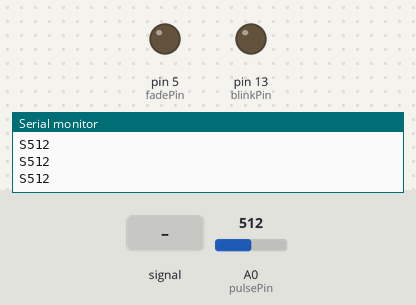
Bench run of a sketch on a simulated Arduino Uno, built with avr-gcc and run on an emulated ATmega328P. Parts: output pins drawn as LEDs (lit = HIGH), the last lines printed to the serial monitor. Dashed ring = blinking. The test bench sets the inputs (shaded band); at power-on: A0 (pulsePin) = 512.

Above: at 1.2 s.
1.3 s: A0 (pulsePin) fed a 200 Hz sine of ±81 counts around its level
At 2.23 s:
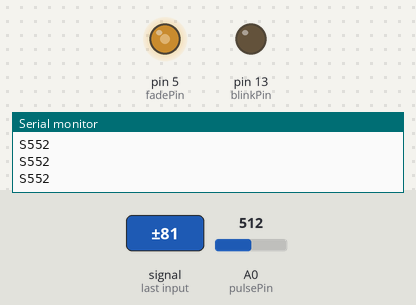
4.3 s: A0 (pulsePin) set to 513
At 7.09 s:
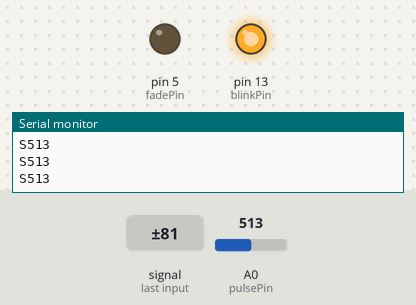
7.3 s: A0 (pulsePin) fed a 2 Hz sine of ±306 counts around its level
At 7.71 s:
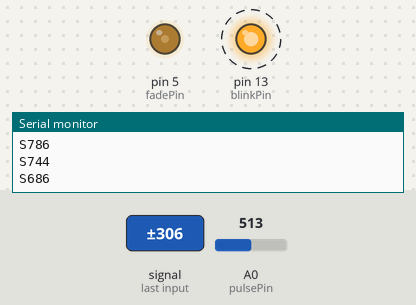
10.3 s: A0 (pulsePin) fed a 50 Hz sine of ±306 counts around its level
At 12.14 s:
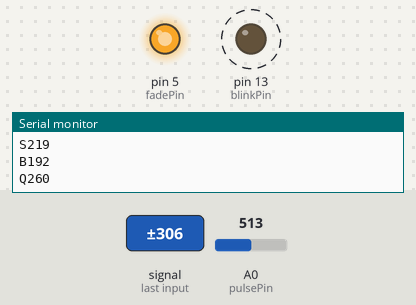
13.3 s: A0 (pulsePin) set to 306
At 14.5 s:
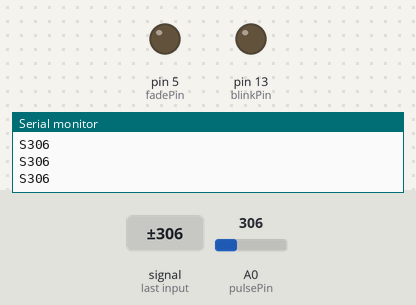
15.0 s: A0 (pulsePin) set to 522
At 15.15 s:
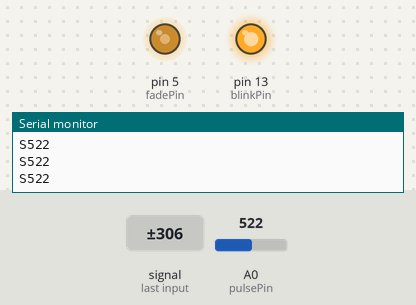
Timing chart, 0 to 17.8 s (numbered marks = the images above; inputs shaded):
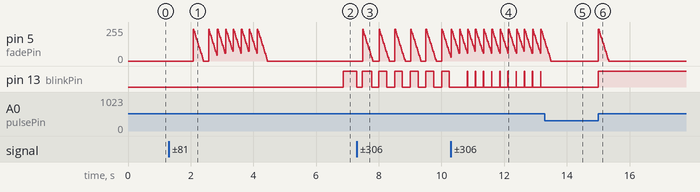

The sketch:

PulseSensorAmped_Arduino.ino
```cpp
/*
>> Pulse Sensor Amped 1.1 <<
This code is for Pulse Sensor Amped by Joel Murphy and Yury Gitman
    www.pulsesensor.com
    >>> Pulse Sensor purple wire goes to Analog Pin 0 <<<
Pulse Sensor sample aquisition and processing happens in the background via Timer 2 interrupt. 2mS sample rate.
PWM on pins 3 and 11 will not work when using this code, because we are using Timer 2!
The following variables are automatically updated:
Signal :    int that holds the analog signal data straight from the sensor. updated every 2mS.
IBI  :      int that holds the time interval between beats. 2mS resolution.
BPM  :      int that holds the heart rate value, derived every beat, from averaging previous 10 IBI values.
QS  :       boolean that is made true whenever Pulse is found and BPM is updated. User must reset.
Pulse :     boolean that is true when a heartbeat is sensed then false in time with pin13 LED going out.

This code is designed with output serial data to Processing sketch "PulseSensorAmped_Processing-xx"
The Processing sketch is a simple data visualizer.
All the work to find the heartbeat and determine the heartrate happens in the code below.
Pin 13 LED will blink with heartbeat.
If you want to use pin 13 for something else, adjust the interrupt handler
It will also fade an LED on pin fadePin with every beat. Put an LED and series resistor from fadePin to GND.
Check here for detailed code walkthrough:
http://pulsesensor.myshopify.com/pages/pulse-sensor-amped-arduino-v1dot1

Code Version 02 by Joel Murphy & Yury Gitman  Fall 2012
This update changes the HRV variable name to IBI, which stands for Inter-Beat Interval, for clarity.
Switched the interrupt to Timer2.  500Hz sample rate, 2mS resolution IBI value.
Fade LED pin moved to pin 5 (use of Timer2 disables PWM on pins 3 & 11).
Tidied up inefficiencies since the last version.
*/


//  VARIABLES
int pulsePin = 0;                 // Pulse Sensor purple wire connected to analog pin 0
int blinkPin = 13;                // pin to blink led at each beat
int fadePin = 5;                  // pin to do fancy classy fading blink at each beat
int fadeRate = 0;                 // used to fade LED on with PWM on fadePin


// these variables are volatile because they are used during the interrupt service routine!
volatile int BPM;                   // used to hold the pulse rate
volatile int Signal;                // holds the incoming raw data
volatile int IBI = 600;             // holds the time between beats, the Inter-Beat Interval
volatile boolean Pulse = false;     // true when pulse wave is high, false when it's low
volatile boolean QS = false;        // becomes true when Arduoino finds a beat.


void setup(){
  pinMode(blinkPin,OUTPUT);         // pin that will blink to your heartbeat!
  pinMode(fadePin,OUTPUT);          // pin that will fade to your heartbeat!
  Serial.begin(115200);             // we agree to talk fast!
  interruptSetup();                 // sets up to read Pulse Sensor signal every 2mS
   // UN-COMMENT THE NEXT LINE IF YOU ARE POWERING The Pulse Sensor AT LOW VOLTAGE,
   // AND APPLY THAT VOLTAGE TO THE A-REF PIN
   //analogReference(EXTERNAL);
}


void loop(){
  sendDataToProcessing('S', Signal);     // send Processing the raw Pulse Sensor data
  if (QS == true){                       // Quantified Self flag is true when arduino finds a heartbeat
        fadeRate = 255;                  // Set 'fadeRate' Variable to 255 to fade LED with pulse
        sendDataToProcessing('B',BPM);   // send heart rate with a 'B' prefix
        sendDataToProcessing('Q',IBI);   // send time between beats with a 'Q' prefix
        QS = false;                      // reset the Quantified Self flag for next time
     }

  ledFadeToBeat();

  delay(20);                             //  take a break
}


void ledFadeToBeat(){
    fadeRate -= 15;                         //  set LED fade value
    fadeRate = constrain(fadeRate,0,255);   //  keep LED fade value from going into negative numbers!
    analogWrite(fadePin,fadeRate);          //  fade LED
  }


void sendDataToProcessing(char symbol, int data ){
    Serial.print(symbol);                // symbol prefix tells Processing what type of data is coming
    Serial.println(data);                // the data to send culminating in a carriage return
  }
```

Interrupt.ino
```cpp
volatile int rate[10];                    // used to hold last ten IBI values
volatile unsigned long sampleCounter = 0;          // used to determine pulse timing
volatile unsigned long lastBeatTime = 0;           // used to find the inter beat interval
volatile int P =512;                      // used to find peak in pulse wave
volatile int T = 512;                     // used to find trough in pulse wave
volatile int thresh = 512;                // used to find instant moment of heart beat
volatile int amp = 100;                   // used to hold amplitude of pulse waveform
volatile boolean firstBeat = true;        // used to seed rate array so we startup with reasonable BPM
volatile boolean secondBeat = true;       // used to seed rate array so we startup with reasonable BPM


void interruptSetup(){
  // Initializes Timer2 to throw an interrupt every 2mS.
  TCCR2A = 0x02;     // DISABLE PWM ON DIGITAL PINS 3 AND 11, AND GO INTO CTC MODE
  TCCR2B = 0x06;     // DON'T FORCE COMPARE, 256 PRESCALER
  OCR2A = 0X7C;      // SET THE TOP OF THE COUNT TO 124 FOR 500Hz SAMPLE RATE
  TIMSK2 = 0x02;     // ENABLE INTERRUPT ON MATCH BETWEEN TIMER2 AND OCR2A
  sei();             // MAKE SURE GLOBAL INTERRUPTS ARE ENABLED
}


// THIS IS THE TIMER 2 INTERRUPT SERVICE ROUTINE.
// Timer 2 makes sure that we take a reading every 2 miliseconds
ISR(TIMER2_COMPA_vect){                         // triggered when Timer2 counts to 124
    cli();                                      // disable interrupts while we do this
    Signal = analogRead(pulsePin);              // read the Pulse Sensor
    sampleCounter += 2;                         // keep track of the time in mS with this variable
    int N = sampleCounter - lastBeatTime;       // monitor the time since the last beat to avoid noise

//  find the peak and trough of the pulse wave
    if(Signal < thresh && N > (IBI/5)*3){       // avoid dichrotic noise by waiting 3/5 of last IBI
        if (Signal < T){                        // T is the trough
            T = Signal;                         // keep track of lowest point in pulse wave
         }
       }

    if(Signal > thresh && Signal > P){          // thresh condition helps avoid noise
        P = Signal;                             // P is the peak
       }                                        // keep track of highest point in pulse wave

  //  NOW IT'S TIME TO LOOK FOR THE HEART BEAT
  // signal surges up in value every time there is a pulse
if (N > 250){                                   // avoid high frequency noise
  if ( (Signal > thresh) && (Pulse == false) && (N > (IBI/5)*3) ){
    Pulse = true;                               // set the Pulse flag when we think there is a pulse
    digitalWrite(blinkPin,HIGH);                // turn on pin 13 LED
    IBI = sampleCounter - lastBeatTime;         // measure time between beats in mS
    lastBeatTime = sampleCounter;               // keep track of time for next pulse

         if(firstBeat){                         // if it's the first time we found a beat, if firstBeat == TRUE
             firstBeat = false;                 // clear firstBeat flag
             return;                            // IBI value is unreliable so discard it
            }
         if(secondBeat){                        // if this is the second beat, if secondBeat == TRUE
            secondBeat = false;                 // clear secondBeat flag
               for(int i=0; i<=9; i++){         // seed the running total to get a realisitic BPM at startup
                    rate[i] = IBI;
                    }
            }

    // keep a running total of the last 10 IBI values
    word runningTotal = 0;                   // clear the runningTotal variable

    for(int i=0; i<=8; i++){                // shift data in the rate array
          rate[i] = rate[i+1];              // and drop the oldest IBI value
          runningTotal += rate[i];          // add up the 9 oldest IBI values
        }

    rate[9] = IBI;                          // add the latest IBI to the rate array
    runningTotal += rate[9];                // add the latest IBI to runningTotal
    runningTotal /= 10;                     // average the last 10 IBI values
    BPM = 60000/runningTotal;               // how many beats can fit into a minute? that's BPM!
    QS = true;                              // set Quantified Self flag
    // QS FLAG IS NOT CLEARED INSIDE THIS ISR
    }
}

  if (Signal < thresh && Pulse == true){     // when the values are going down, the beat is over
      digitalWrite(blinkPin,LOW);            // turn off pin 13 LED
      Pulse = false;                         // reset the Pulse flag so we can do it again
      amp = P - T;                           // get amplitude of the pulse wave
      thresh = amp/2 + T;                    // set thresh at 50% of the amplitude
      P = thresh;                            // reset these for next time
      T = thresh;
     }

  if (N > 2500){                             // if 2.5 seconds go by without a beat
      thresh = 512;                          // set thresh default
      P = 512;                               // set P default
      T = 512;                               // set T default
      lastBeatTime = sampleCounter;          // bring the lastBeatTime up to date
      firstBeat = true;                      // set these to avoid noise
      secondBeat = true;                     // when we get the heartbeat back
     }

  sei();                                     // enable interrupts when youre done!
}// end isr
```

Measured:
- the behaviour switches between 512 and 513 on A0 (pulsePin) (found by bisection; images 1 and 2)
- after the input at 4.3 s, pin 13 (blinkPin): LOW → HIGH after 2.6 s
- after the input at 10.3 s, pin 13 (blinkPin): alternates HIGH for 0.01 s and LOW for 0.25 s, starting after 0.52 s
- after the input at 13.3 s, pin 13 (blinkPin): stops changing and stays LOW
- after the input at 15.0 s, pin 13 (blinkPin): LOW → HIGH at once
